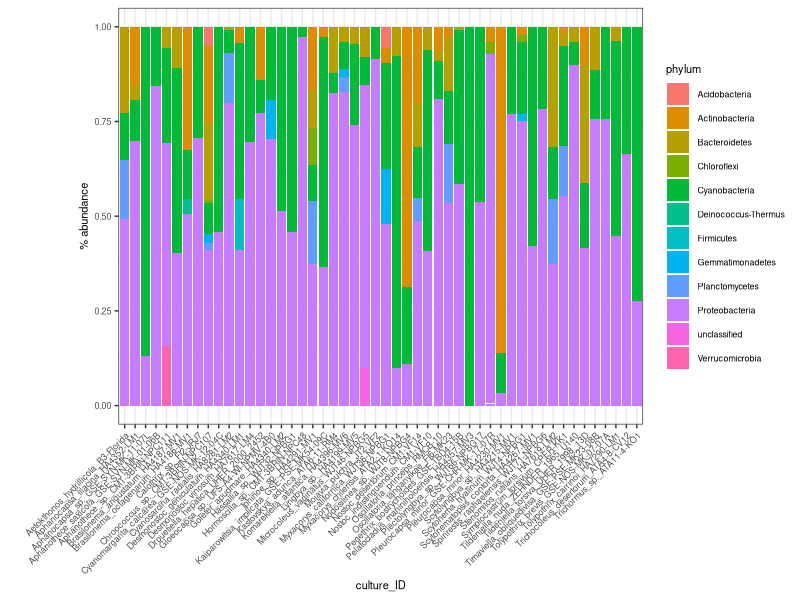
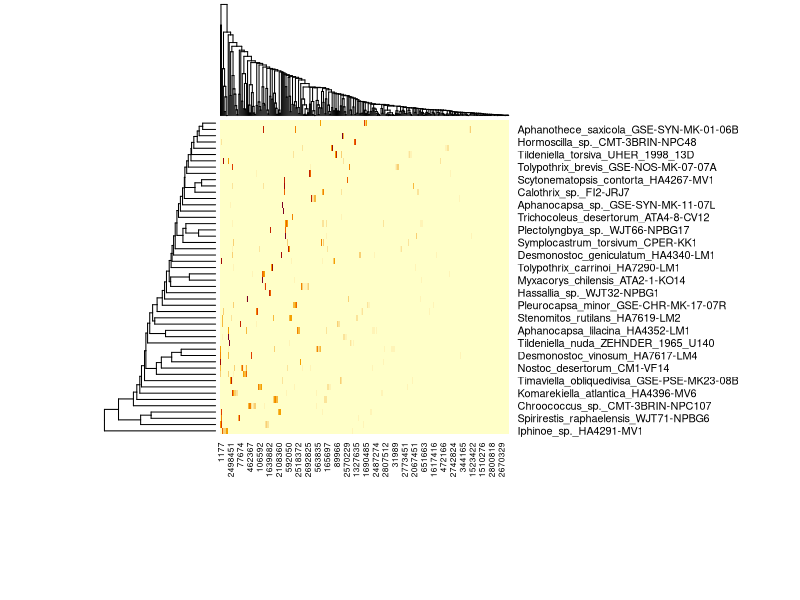
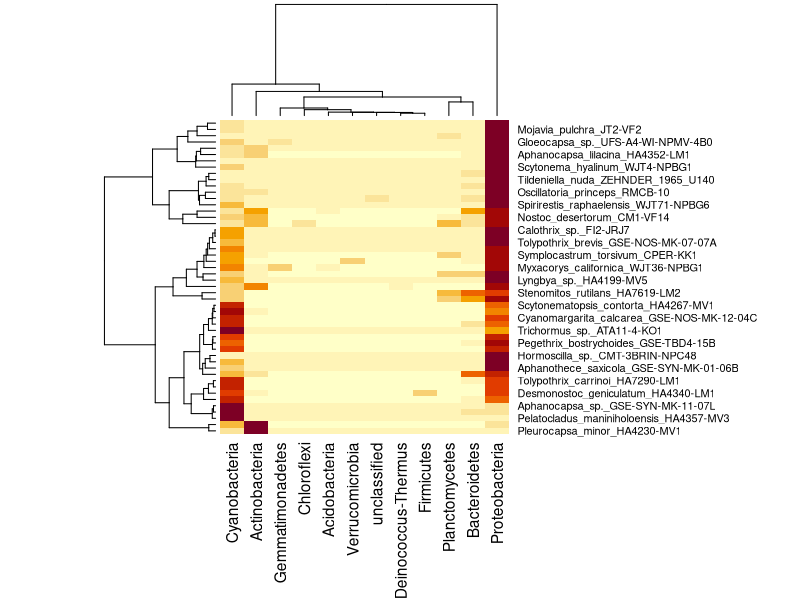
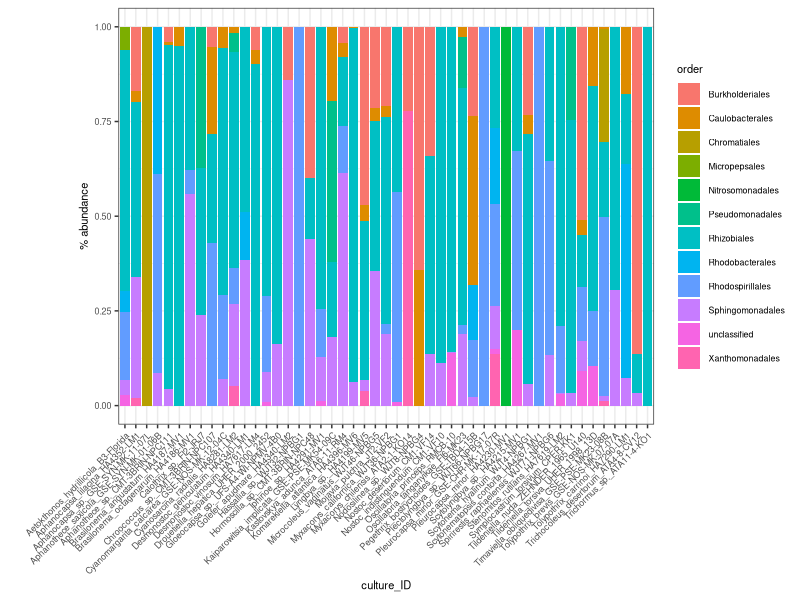
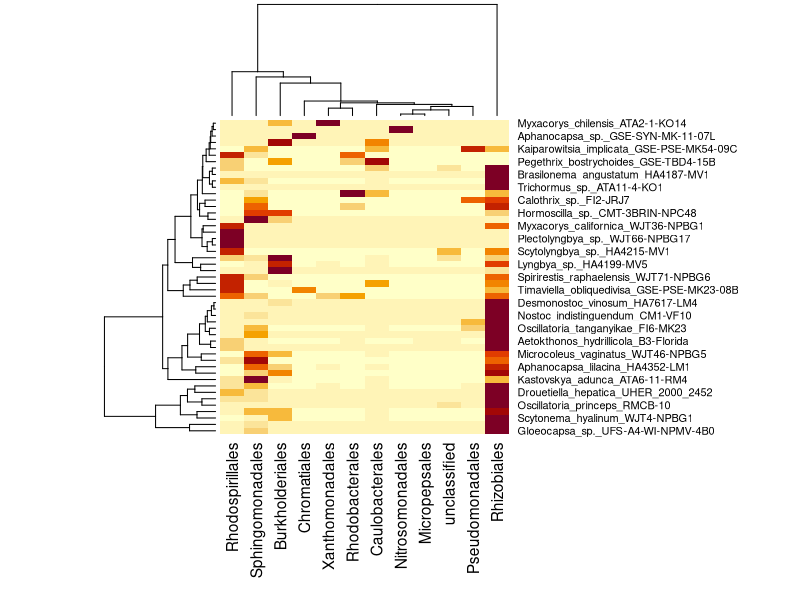
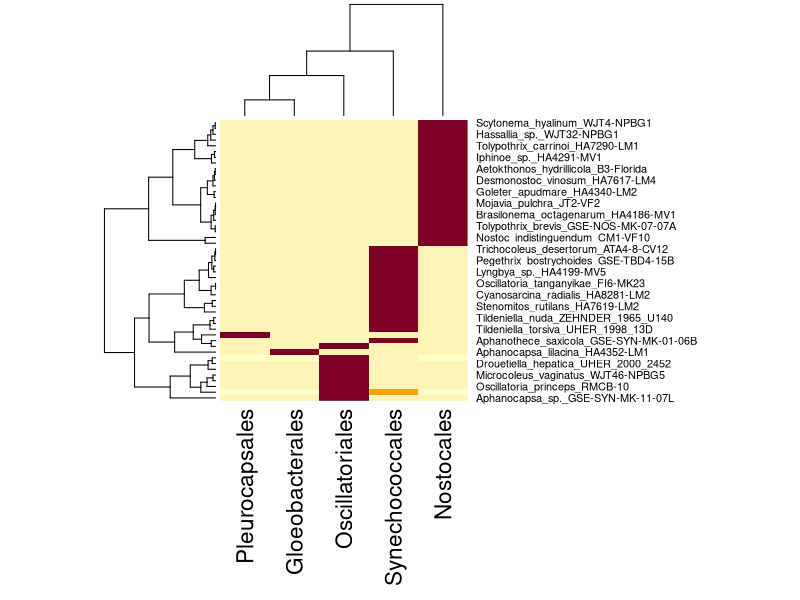
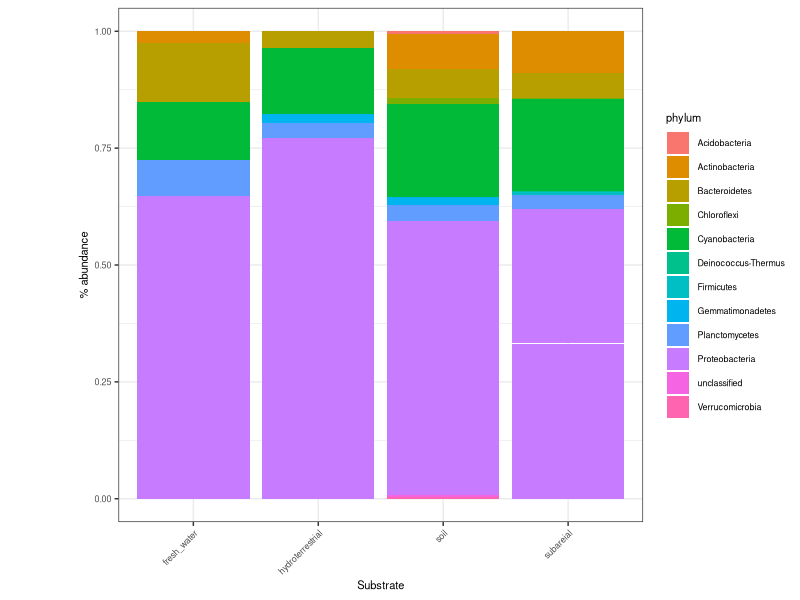
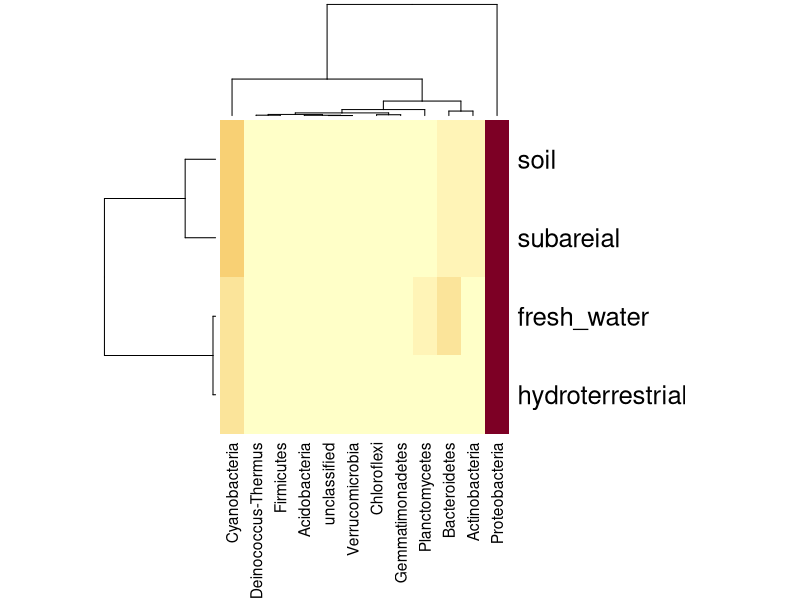

Recreate these plots in R, in order.
# what organisms are present in the cyanosphere 

# load libraries 
library(tidyverse)
library(vegan)
library(ggrepel)

# load data
cyanosphere <- read.csv("data/autometa_assembly_cyanosphere.csv")

pdf("figures/phylum_plot.pdf", width = 11, height = 8.5)
ggplot(cyanosphere, aes(fill = phylum, y = contigs, x = culture_ID)) + geom_bar(position = "fill", stat = "identity")+ theme_bw()  + labs(y = "% abundance") + theme(axis.text.x = element_text(angle = 45, vjust = 1, hjust=1), text = element_text(size = 8), plot.margin = unit(c(0.2, 0.2, 0.2, 2), "cm"))
dev.off()

heatmap.data <- cyanosphere %>% dplyr::select(taxid, contigs, culture_ID)
heatmap.data <- pivot_wider(heatmap.data, names_from = taxid, values_from = contigs, values_fn = sum)
culture.names <-  heatmap.data$culture_ID
heatmap.data <- heatmap.data[-1]
heatmap.data <- sapply(heatmap.data, as.numeric)
heatmap.data[is.na(heatmap.data)] <-0
rownames(heatmap.data) <- culture.names

pdf("figures/taxid heatmap.pdf")
heatmap(heatmap.data, margins = c(10, 11.5))
dev.off()

# are the communities different between cultures
cyanosphere.transformed <- cyanosphere %>% pivot_wider(names_from = culture_ID, values_from = contigs)

otu.all <- cyanosphere.transformed %>% group_by(taxid, phylum, Host_Order, Substrate, Continent) %>% summarize_at(vars(`Aetokthonos_hydrillicola_B3-Florida`:`Trichormus_sp._ATA11-4-KO1`),list(sum = sum))

otu.only <- otu.all[-c(1:5)]
head(otu.only)

otu.only[c(1:50)] <- sapply(otu.all[c(1:50)],as.numeric)
otu.only[is.na(otu.only)] <-0

metadata <- otu.all[c(1:5)]

otu.nmds <- metaMDS(otu.only, trace = FALSE, trymax = 100, "bray")
otu.nmds$stress # 0.131
adonis(otu.only ~ taxid, data = metadata) # p = 0.001***


# make heat map

heatmap.data <- cyanosphere %>% dplyr::select(phylum, contigs, culture_ID)
heatmap.data <- pivot_wider(heatmap.data, names_from = phylum, values_from = contigs, values_fn = sum)
culture.names <-  heatmap.data$culture_ID
heatmap.data <- heatmap.data[-1]
heatmap.data <- sapply(heatmap.data, as.numeric)
heatmap.data[is.na(heatmap.data)] <-0
rownames(heatmap.data) <- culture.names

pdf("figures/phylum heatmap.pdf")
heatmap(heatmap.data, margins = c(10, 11.5))
dev.off()

# look just at proteobacteria 

proteo <- cyanosphere %>% filter(phylum == "Proteobacteria")
pdf("figures/proteo_plot.pdf", width = 11, height = 8.5)
ggplot(proteo, aes(fill = order, y = contigs, x = culture_ID)) + geom_bar(position = "fill", stat = "identity")+ theme_bw()  + labs(y = "% abundance") + theme(axis.text.x = element_text(angle = 45, vjust = 1, hjust=1), text = element_text(size = 8), plot.margin = unit(c(0.2, 0.2, 0.2, 2), "cm"))
dev.off()

heatmap.data <- proteo %>% dplyr::select(order, contigs, culture_ID)
heatmap.data <- pivot_wider(heatmap.data, names_from = order, values_from = contigs, values_fn = sum)
culture.names <-  heatmap.data$culture_ID
heatmap.data <- heatmap.data[-1]
heatmap.data <- sapply(heatmap.data, as.numeric)
heatmap.data[is.na(heatmap.data)] <-0
rownames(heatmap.data) <- culture.names

pdf("figures/proteo heatmap.pdf")
heatmap(heatmap.data, margins = c(10, 11.5))
dev.off()


# cyano only 

heatmap.data <- cyanosphere %>% filter(phylum == "Cyanobacteria") %>% dplyr::select(order, contigs, culture_ID)
heatmap.data <- pivot_wider(heatmap.data, names_from = order, values_from = contigs, values_fn = sum)
culture.names <-  heatmap.data$culture_ID
heatmap.data <- heatmap.data[-1]
heatmap.data <- sapply(heatmap.data, as.numeric)
heatmap.data[is.na(heatmap.data)] <-0
rownames(heatmap.data) <- culture.names

pdf("figures/cyano heatmap.pdf")
heatmap(heatmap.data, margins = c(12, 14))
dev.off()


### Based on Substrate ###

pdf("figures/substrate_plot.pdf", width = 11, height = 8.5)
ggplot(cyanosphere, aes(fill = phylum, y = contigs, x = Substrate)) + geom_bar(position = "fill", stat = "identity")+ theme_bw()  + labs(y = "% abundance") + theme(axis.text.x = element_text(angle = 45, vjust = 1, hjust=1), text = element_text(size = 8), plot.margin = unit(c(0.2, 0.2, 0.2, 2), "cm"))
dev.off()

heatmap.data <- cyanosphere %>% dplyr::select(phylum, contigs, Substrate)
heatmap.data <- pivot_wider(heatmap.data, names_from = phylum, values_from = contigs, values_fn = sum)
substrate.names <-  heatmap.data$Substrate
heatmap.data <- heatmap.data[-1]
heatmap.data <- sapply(heatmap.data, as.numeric)
heatmap.data[is.na(heatmap.data)] <-0
rownames(heatmap.data) <- substrate.names

pdf("figures/substrate heatmap.pdf")
heatmap(heatmap.data, margins = c(10, 11.5))
dev.off()

heatmap.data <- proteo %>% dplyr::select(order, contigs, Substrate)
heatmap.data <- pivot_wider(heatmap.data, names_from = order, values_from = contigs, values_fn = sum)
heatmap.data <- heatmap.data[-1]
heatmap.data <- sapply(heatmap.data, as.numeric)
heatmap.data[is.na(heatmap.data)] <-0
rownames(heatmap.data) <- substrate.names

pdf("figures/proteo substrate heatmap.pdf")
heatmap(heatmap.data, margins = c(10, 11.5))
dev.off()

# cyano only
heatmap.data <- cyanosphere %>% filter(phylum == "Cyanobacteria") %>% dplyr::select(order, contigs, Substrate)
heatmap.data <- pivot_wider(heatmap.data, names_from = order, values_from = contigs, values_fn = sum)
heatmap.data <- heatmap.data[-1]
heatmap.data <- sapply(heatmap.data, as.numeric)
heatmap.data[is.na(heatmap.data)] <-0
rownames(heatmap.data) <- substrate.names

pdf("figures/cyano substrate heatmap.pdf")
heatmap(heatmap.data, margins = c(10, 11.5))
dev.off()

### Based on Continent  ###

pdf("figures/continent_plot.pdf", width = 11, height = 8.5)
ggplot(cyanosphere, aes(fill = phylum, y = contigs, x = Continent)) + geom_bar(position = "fill", stat = "identity")+ theme_bw()  + labs(y = "% abundance") + theme(axis.text.x = element_text(angle = 45, vjust = 1, hjust=1), text = element_text(size = 8), plot.margin = unit(c(0.2, 0.2, 0.2, 2), "cm"))
dev.off()

heatmap.data <- cyanosphere %>% dplyr::select(phylum, contigs, Continent)
heatmap.data <- pivot_wider(heatmap.data, names_from = phylum, values_from = contigs, values_fn = sum)
row.names <-  heatmap.data$Continent 
heatmap.data <- heatmap.data[-1]
heatmap.data <- sapply(heatmap.data, as.numeric)
heatmap.data[is.na(heatmap.data)] <-0
rownames(heatmap.data) <- row.names

pdf("figures/Continent heatmap.pdf")
heatmap(heatmap.data, margins = c(10, 11.5))
dev.off()

# Cyanobacteria only 

heatmap.data <- cyanosphere %>% filter(phylum == "Cyanobacteria") %>% dplyr::select(order, contigs, Continent)
heatmap.data <- pivot_wider(heatmap.data, names_from = order, values_from = contigs, values_fn = sum)
row.names <-  heatmap.data$Continent 
heatmap.data <- heatmap.data[-1]
heatmap.data <- sapply(heatmap.data, as.numeric)
heatmap.data[is.na(heatmap.data)] <-0
rownames(heatmap.data) <- row.names

pdf("figures/Continent_cyano heatmap.pdf")
heatmap(heatmap.data, margins = c(10, 11.5))
dev.off()


# based on host Order 

heatmap.data <- cyanosphere %>% dplyr::select(phylum, contigs, Host_Order)
heatmap.data <- pivot_wider(heatmap.data, names_from = phylum, values_from = contigs, values_fn = sum)
row.names <-  heatmap.data$Host_Order 
heatmap.data <- heatmap.data[-1]
heatmap.data <- sapply(heatmap.data, as.numeric)
heatmap.data[is.na(heatmap.data)] <-0
rownames(heatmap.data) <- row.names

pdf("figures/host order heatmap.pdf")
heatmap(heatmap.data, margins = c(10, 11.5))
dev.off()

heatmap.data <- cyanosphere %>% filter(phylum == "Cyanobacteria") %>% dplyr::select(order, contigs, Host_Order)
heatmap.data <- pivot_wider(heatmap.data, names_from = order, values_from = contigs, values_fn = sum)
row.names <-  heatmap.data$Host_Order 
heatmap.data <- heatmap.data[-1]
heatmap.data <- sapply(heatmap.data, as.numeric)
heatmap.data[is.na(heatmap.data)] <-0
rownames(heatmap.data) <- row.names

pdf("figures/host order cyanobacteria  heatmap.pdf")
heatmap(heatmap.data, margins = c(12, 11.5))
dev.off()


# based on host Genus 

heatmap.data <- cyanosphere %>% dplyr::select(phylum, contigs, Host_Genus)
heatmap.data <- pivot_wider(heatmap.data, names_from = phylum, values_from = contigs, values_fn = sum)
row.names <-  heatmap.data$Host_Genus
heatmap.data <- heatmap.data[-1]
heatmap.data <- sapply(heatmap.data, as.numeric)
heatmap.data[is.na(heatmap.data)] <-0
rownames(heatmap.data) <- row.names

pdf("figures/host genus heatmap.pdf")
heatmap(heatmap.data, margins = c(10, 11.5))
dev.off()

heatmap.data <- cyanosphere %>% filter(phylum == "Cyanobacteria") %>% dplyr::select(genus, contigs, Host_Genus)
heatmap.data <- pivot_wider(heatmap.data, names_from = genus, values_from = contigs, values_fn = sum)
row.names <-  heatmap.data$Host_Genus
heatmap.data <- heatmap.data[-1]
heatmap.data <- sapply(heatmap.data, as.numeric)
heatmap.data[is.na(heatmap.data)] <-0
rownames(heatmap.data) <- row.names

pdf("figures/host order cyanobacteria  heatmap.pdf")
heatmap(heatmap.data, margins = c(12, 11.5))
dev.off()
